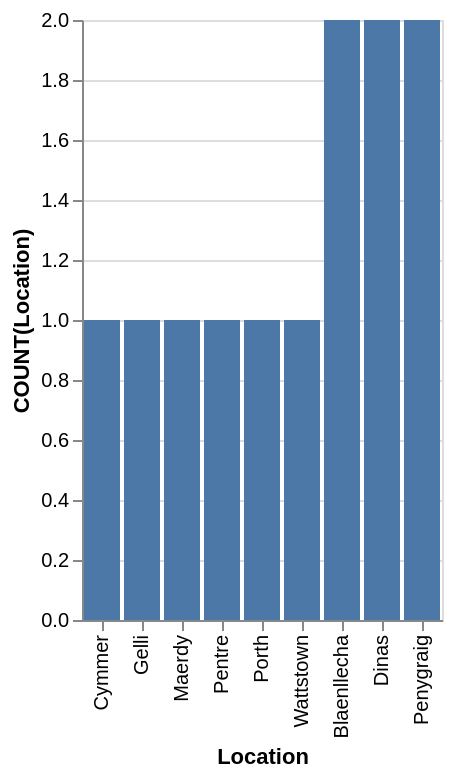

This figure's Vega-Lite source:
### Vega-Lite specification from a JSON file in a GitHub repository (floating-point values rounded to 4 significant figures)
{"data": {"values": [{"x_data": "Cymmer", "y_data": 1}, {"x_data": "Gelli", "y_data": 1}, {"x_data": "Maerdy", "y_data": 1}, {"x_data": "Pentre", "y_data": 1}, {"x_data": "Porth", "y_data": 1}, {"x_data": "Wattstown", "y_data": 1}, {"x_data": "Blaenllecha", "y_data": 2}, {"x_data": "Dinas", "y_data": 2}, {"x_data": "Penygraig", "y_data": 2}]}, "mark": "bar", "encoding": {"x": {"field": "x_data", "type": "nominal", "title": "Location", "sort": {"op": "sum", "field": "y_data", "order": "ascending"}}, "y": {"field": "y_data", "type": "quantitative", "title": "COUNT(Location)"}}}
